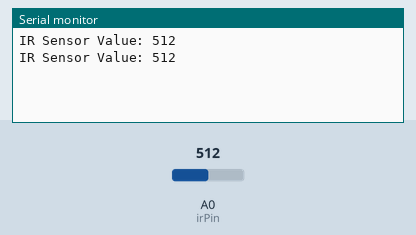
Bench run of a sketch on a simulated Arduino Uno, built with avr-gcc and run on an emulated ATmega328P. On the bench: the last lines printed to the serial monitor. Inputs (shaded band) come from the test bench; at power-on: A0 (irPin) = 512.

Above: at 1.8 s.
1.9 s: A0 (irPin) set to 716
At 2.4 s:
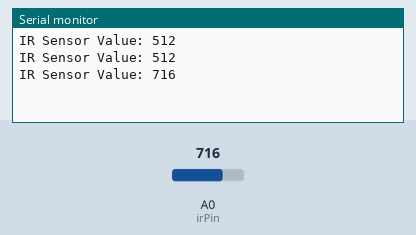
3.4 s: A0 (irPin) set to 900
At 4.8 s:
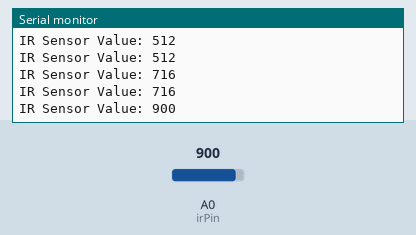
Timing chart, 0 to 6.4 s (numbered marks = the images above; inputs shaded):
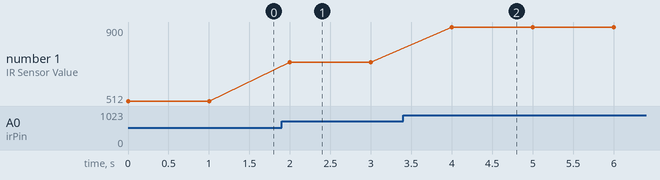

The sketch:

Code.ino
```cpp
int irPin = A0;  // Pin connected to the IR sensor's analog output
int irValue = 0;  // Variable to store the IR sensor value

void setup() {
  Serial.begin(9600);  // Start serial communication
}

void loop() {
  irValue = analogRead(irPin);  // Read the IR sensor's analog output value

  Serial.print("IR Sensor Value: ");
  Serial.println(irValue);  // Print the IR sensor value to the serial monitor

  delay(1000);  // Wait for 1 second before reading again
}
```

Measured:
- after the input at 1.9 s, the serial monitor: prints a new line after 0.10 s (image 1)
- after the input at 3.4 s, the serial monitor: prints a new line after 0.60 s (image 2)
- plotted number 1: 512 → 716 after the input at 1.9 s, 716 → 900 after the input at 3.4 s
